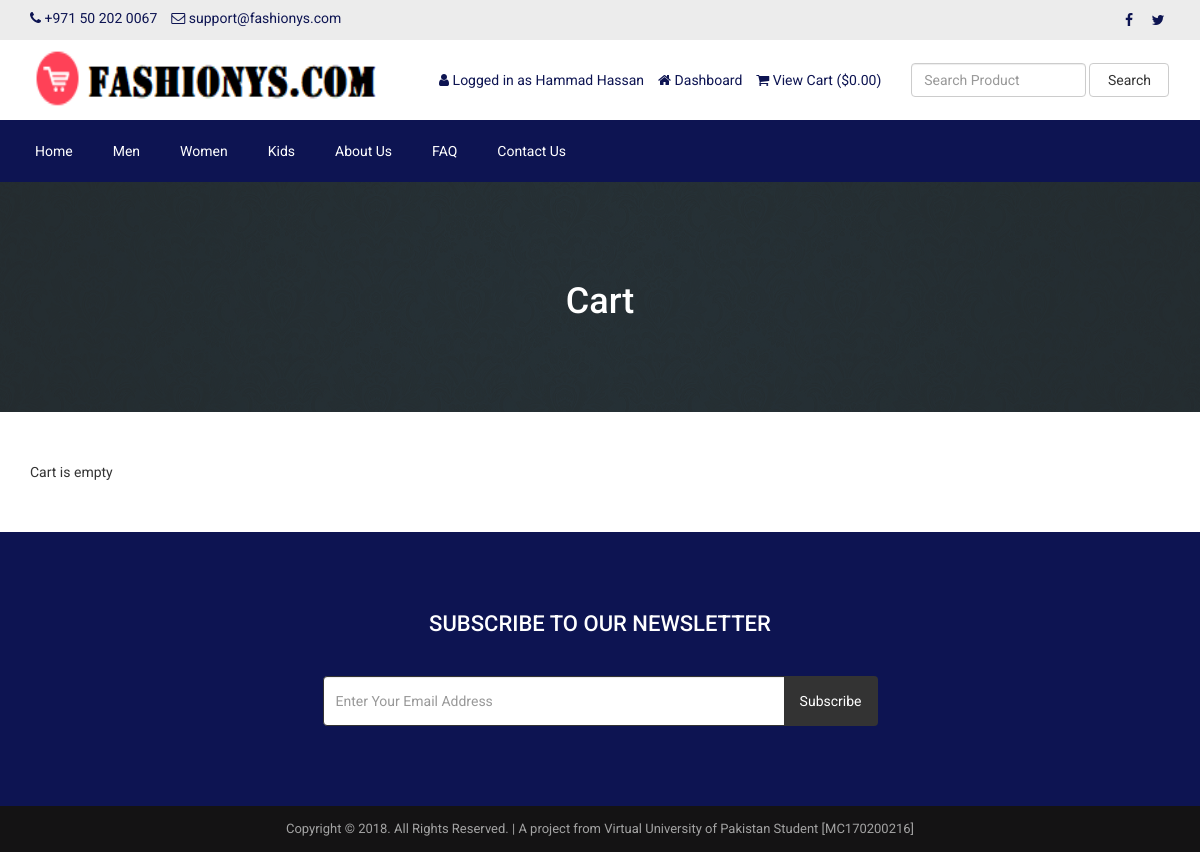
Screenshot of /cart.php (signed in) with the database file from the repository.
### tables this page shows
CREATE TABLE `tbl_settings` (
  `id` int(11) NOT NULL,
  `logo` varchar(255) NOT NULL,
  `favicon` varchar(255) NOT NULL,
  `footer_about` text NOT NULL,
  `footer_copyright` text NOT NULL,
  `contact_address` text NOT NULL,
  `contact_email` varchar(255) NOT NULL,
  `contact_phone` varchar(255) NOT NULL,
  `contact_fax` varchar(255) NOT NULL,
  `contact_map_iframe` text NOT NULL,
  `receive_email` varchar(255) NOT NULL,
  `receive_email_subject` varchar(255) NOT NULL,
  `receive_email_thank_you_message` text NOT NULL,
  `forget_password_message` text NOT NULL,
  `total_recent_post_footer` int(10) NOT NULL,
  `total_popular_post_footer` int(10) NOT NULL,
  `total_recent_post_sidebar` int(11) NOT NULL,
  `total_popular_post_sidebar` int(11) NOT NULL,
  `total_featured_product_home` int(11) NOT NULL,
  `total_latest_product_home` int(11) NOT NULL,
  `total_popular_product_home` int(11) NOT NULL,
  `meta_title_home` text NOT NULL,
  `meta_keyword_home` text NOT NULL,
  `meta_description_home` text NOT NULL,
  `banner_login` varchar(255) NOT NULL,
  `banner_registration` varchar(255) NOT NULL,
  `banner_forget_password` varchar(255) NOT NULL,
  `banner_reset_password` varchar(255) NOT NULL,
  `banner_search` varchar(255) NOT NULL,
  `banner_cart` varchar(255) NOT NULL,
  `banner_checkout` varchar(255) NOT NULL,
  `banner_product_category` varchar(255) NOT NULL,
  `banner_blog` varchar(255) NOT NULL,
  `cta_title` varchar(255) NOT NULL,
  `cta_content` text NOT NULL,
  `cta_read_more_text` varchar(255) NOT NULL,
  `cta_read_more_url` varchar(255) NOT NULL,
  `cta_photo` varchar(255) NOT NULL,
  `featured_product_title` varchar(255) NOT NULL,
  `featured_product_subtitle` varchar(255) NOT NULL,
  `latest_product_title` varchar(255) NOT NULL,
  `latest_product_subtitle` varchar(255) NOT NULL,
  `popular_product_title` varchar(255) NOT NULL,
  `popular_product_subtitle` varchar(255) NOT NULL,
  `testimonial_title` varchar(255) NOT NULL,
  `testimonial_subtitle` varchar(255) NOT NULL,
  `testimonial_photo` varchar(255) NOT NULL,
  `blog_title` varchar(255) NOT NULL,
  `blog_subtitle` varchar(255) NOT NULL,
  `newsletter_text` text NOT NULL,
  `paypal_email` varchar(255) NOT NULL,
  `stripe_public_key` varchar(255) NOT NULL,
  `stripe_secret_key` varchar(255) NOT NULL,
  `bank_detail` text NOT NULL,
  `before_head` text NOT NULL,
  `after_body` text NOT NULL,
  `before_body` text NOT NULL,
  `home_service_on_off` int(11) NOT NULL,
  `home_welcome_on_off` int(11) NOT NULL,
  `home_featured_product_on_off` int(11) NOT NULL,
  `home_latest_product_on_off` int(11) NOT NULL,
  `home_popular_product_on_off` int(11) NOT NULL,
  `home_testimonial_on_off` int(11) NOT NULL,
  `home_blog_on_off` int(11) NOT NULL,
  `newsletter_on_off` int(11) NOT NULL,
  `ads_above_welcome_on_off` int(1) NOT NULL,
  `ads_above_featured_product_on_off` int(1) NOT NULL,
  `ads_above_latest_product_on_off` int(1) NOT NULL,
  `ads_above_popular_product_on_off` int(1) NOT NULL,
  `ads_above_testimonial_on_off` int(1) NOT NULL,
  `ads_category_sidebar_on_off` int(1) NOT NULL
);

CREATE TABLE `tbl_social` (
  `social_id` int(11) NOT NULL,
  `social_name` varchar(30) NOT NULL,
  `social_url` varchar(255) NOT NULL,
  `social_icon` varchar(30) NOT NULL
);

CREATE TABLE `tbl_top_category` (
  `tcat_id` int(11) NOT NULL,
  `tcat_name` varchar(255) NOT NULL,
  `show_on_menu` int(1) NOT NULL
);

CREATE TABLE `tbl_page` (
  `id` int(11) NOT NULL,
  `about_title` varchar(255) NOT NULL,
  `about_content` text NOT NULL,
  `about_banner` varchar(255) NOT NULL,
  `about_meta_title` varchar(255) NOT NULL,
  `about_meta_keyword` text NOT NULL,
  `about_meta_description` text NOT NULL,
  `faq_title` varchar(255) NOT NULL,
  `faq_banner` varchar(255) NOT NULL,
  `faq_meta_title` varchar(255) NOT NULL,
  `faq_meta_keyword` text NOT NULL,
  `faq_meta_description` text NOT NULL,
  `blog_title` varchar(255) NOT NULL,
  `blog_banner` varchar(255) NOT NULL,
  `blog_meta_title` varchar(255) NOT NULL,
  `blog_meta_keyword` text NOT NULL,
  `blog_meta_description` text NOT NULL,
  `contact_title` varchar(255) NOT NULL,
  `contact_banner` varchar(255) NOT NULL,
  `contact_meta_title` varchar(255) NOT NULL,
  `contact_meta_keyword` text NOT NULL,
  `contact_meta_description` text NOT NULL,
  `pgallery_title` varchar(255) NOT NULL,
  `pgallery_banner` varchar(255) NOT NULL,
  `pgallery_meta_title` varchar(255) NOT NULL,
  `pgallery_meta_keyword` text NOT NULL,
  `pgallery_meta_description` text NOT NULL,
  `vgallery_title` varchar(255) NOT NULL,
  `vgallery_banner` varchar(255) NOT NULL,
  `vgallery_meta_title` varchar(255) NOT NULL,
  `vgallery_meta_keyword` text NOT NULL,
  `vgallery_meta_description` text NOT NULL
);

### cart.php (the view, shortened to what this page needs)
<?php require_once('header.php'); ?>
<?php
$statement = $pdo->prepare("SELECT * FROM tbl_settings WHERE id=1");
$statement->execute();
$result = $statement->fetchAll(PDO::FETCH_ASSOC);
foreach ($result as $row) {
    $banner_cart = $row['banner_cart'];
}
?>
<div class="page-banner" style="background-image: url(assets/uploads/<?php echo $banner_cart; ?>)">
    <div class="overlay"></div>
    <div class="page-banner-inner">
        <h1><?php echo LANG_VALUE_18; ?></h1>
    </div>
</div>
<div class="page">
	<div class="container">
		<div class="row">
			<div class="col-md-12">
                <?php if(!isset($_SESSION['cart_p_id'])): ?>
                    <?php echo 'Cart is empty'; ?>
                <?php endif; ?>
			</div>
		</div>
	</div>
</div>
<?php require_once('footer.php'); ?>

### header.php (shortened to what this page needs)
<?php
include("admin/inc/config.php");
$statement = $pdo->prepare("SELECT * FROM tbl_settings WHERE id=1");
$statement->execute();
$result = $statement->fetchAll(PDO::FETCH_ASSOC);
foreach ($result as $row)
{
	$logo = $row['logo'];
	$contact_email = $row['contact_email'];
	$contact_phone = $row['contact_phone'];
}
?>
<!DOCTYPE html>
<html lang="en">
<head>
	<link rel="stylesheet" href="assets/css/bootstrap.min.css">
	<link rel="stylesheet" href="assets/css/font-awesome.min.css">
	<link rel="stylesheet" href="assets/css/owl.carousel.min.css">
	<link rel="stylesheet" href="assets/css/owl.theme.default.min.css">
	<link rel="stylesheet" href="assets/css/jquery.bxslider.min.css">
    <link rel="stylesheet" href="assets/css/magnific-popup.css">
    <link rel="stylesheet" href="assets/css/rating.css">
	<link rel="stylesheet" href="assets/css/spacing.css">
	<link rel="stylesheet" href="assets/css/bootstrap-touch-slider.css">
	<link rel="stylesheet" href="assets/css/animate.min.css">
	<link rel="stylesheet" href="assets/css/tree-menu.css">
	<link rel="stylesheet" href="assets/css/select2.min.css">
	<link rel="stylesheet" href="assets/css/main.css">
	<link rel="stylesheet" href="assets/css/responsive.css">
	<?php
	$statement = $pdo->prepare("SELECT * FROM tbl_page WHERE id=1");
	$statement->execute();
	$result = $statement->fetchAll(PDO::FETCH_ASSOC);
		?>
</head>
<body>
<div class="top">
	<div class="container">
		<div class="row">
			<div class="col-md-6 col-sm-6 col-xs-12">
				<div class="left">
					<ul>
						<li><i class="fa fa-phone"></i> <?php echo $contact_phone; ?></li>
						<li><i class="fa fa-envelope-o"></i> <?php echo $contact_email; ?></li>
					</ul>
				</div>
			</div>
			<div class="col-md-6 col-sm-6 col-xs-12">
				<div class="right">
					<ul>
						<?php
						$statement = $pdo->prepare("SELECT * FROM tbl_social");
						$statement->execute();
						$result = $statement->fetchAll(PDO::FETCH_ASSOC);
						foreach ($result as $row) {
							?>
							<?php if($row['social_url'] != ''): ?>
							<li><a href="<?php echo $row['social_url']; ?>"><i class="<?php echo $row['social_icon']; ?>"></i></a></li>
							<?php endif; ?>
							<?php
						}
						?>
					</ul>
				</div>
			</div>
		</div>
	</div>
</div>
<div class="header">
	<div class="container">
		<div class="row inner">
			<div class="col-md-4 logo">
				<a href="index.php"><img src="assets/uploads/<?php echo $logo; ?>" alt="logo image"></a>
			</div>
			<div class="col-md-5 right">
				<ul>
					<?php
					if(isset($_SESSION['customer'])) {
						?>
						<li><i class="fa fa-user"></i> <?php echo LANG_VALUE_13; ?> <?php echo $_SESSION['customer']['cust_name']; ?></li>
						<li><a href="dashboard.php"><i class="fa fa-home"></i> <?php echo LANG_VALUE_89; ?></a></li>
						<?php
					} else {
						?>
						<li><a href="login.php"><i class="fa fa-sign-in"></i> <?php echo LANG_VALUE_9; ?></a></li>
						<li><a href="registration.php"><i class="fa fa-user-plus"></i> <?php echo LANG_VALUE_15; ?></a></li>
						<?php
					}
					?>
					<li><a href="cart.php"><i class="fa fa-shopping-cart"></i> <?php echo LANG_VALUE_19; ?> (<?php echo LANG_VALUE_1; ?><?php
					if(isset($_SESSION['cart_p_id'])) {
						$table_total_price = 0;
						$i=0;
	                    foreach($_SESSION['cart_p_qty'] as $key => $value)
	                    {
	                        $i++;
	                        $arr_cart_p_qty[$i] = $value;
	                    }                    $i=0;
	                    foreach($_SESSION['cart_p_current_price'] as $key => $value)
	                    {
	                        $i++;
	                        $arr_cart_p_current_price[$i] = $value;
	                    }
	                    for($i=1;$i<=count($arr_cart_p_qty);$i++) {
	                    	$row_total_price = $arr_cart_p_current_price[$i]*$arr_cart_p_qty[$i];
	                        $table_total_price = $table_total_price + $row_total_price;
	                    }
						echo $table_total_price;
					} else {
						echo '0.00';
					}
					?>)</a></li>
				</ul>
			</div>
			<div class="col-md-3 search-area">
				<form class="navbar-form navbar-left" role="search" action="search-result.php" method="get">
					<div class="form-group">
						<input type="text" class="form-control search-top" placeholder="<?php echo LANG_VALUE_2; ?>" name="search_text">
					</div>
					<button type="submit" class="btn btn-default"><?php echo LANG_VALUE_3; ?></button>
				</form>
			</div>
		</div>
	</div>
</div>
<div class="nav">
	<div class="container">
		<div class="row">
			<div class="col-md-12 pl_0 pr_0">
				<div class="menu-container">
					<div class="menu">
						<ul>
							<li><a href="index.php">Home</a></li>
							<?php
							$statement = $pdo->prepare("SELECT * FROM tbl_top_category WHERE show_on_menu=1");
							$statement->execute();
							$result = $statement->fetchAll(PDO::FETCH_ASSOC);
							foreach ($result as $row) {
								?>
								<li><a href="product-category.php?id=<?php echo $row['tcat_id']; ?>&type=top-category"><?php echo $row['tcat_name']; ?></a>
								</li>
								<?php
							}
							?>
							<?php
							$statement = $pdo->prepare("SELECT * FROM tbl_page WHERE id=1");
							$statement->execute();
							$result = $statement->fetchAll(PDO::FETCH_ASSOC);
							foreach ($result as $row) {
								$about_title = $row['about_title'];
								$faq_title = $row['faq_title'];
								$contact_title = $row['contact_title'];
							}
							?>
							<li><a href="about.php"><?php echo $about_title; ?></a></li>
							<li><a href="faq.php"><?php echo $faq_title; ?></a></li>
							<li><a href="contact.php"><?php echo $contact_title; ?></a></li>
						</ul>
					</div>
				</div>
			</div>
		</div>
	</div>
</div>

### footer.php (shortened to what this page needs)
<?php
$statement = $pdo->prepare("SELECT * FROM tbl_settings WHERE id=1");
$statement->execute();
$result = $statement->fetchAll(PDO::FETCH_ASSOC);
foreach ($result as $row)
{
	$footer_copyright = $row['footer_copyright'];
    $newsletter_on_off = $row['newsletter_on_off'];
}
?>
<?php if($newsletter_on_off == 1): ?>
<section class="home-newsletter">
	<div class="container">
		<div class="row">
			<div class="col-md-6 col-md-offset-3">
				<div class="single">
				<form action="" method="post">
					<h2><?php echo LANG_VALUE_93; ?></h2>
					<div class="input-group">
			        	<input type="email" class="form-control" placeholder="<?php echo LANG_VALUE_95; ?>" name="email_subscribe">
			         	<span class="input-group-btn">
			         	<button class="btn btn-theme" type="submit" name="form_subscribe"><?php echo LANG_VALUE_92; ?></button>
			         	</span>
			        </div>
				</div>
			</div>
		</div>
	</div>
</section>
<?php endif; ?>
<div class="footer-bottom">
	<div class="container">
		<div class="row">
			<div class="col-md-12 copyright">
				<?php echo $footer_copyright; ?>
			</div>
		</div>
	</div>
</div>
</body>
</html>

### assets/css/main.css (style rules this page uses)
* { margin: 0; padding: 0; }
body { font-family: 'Roboto', sans-serif; font-size: 14px; }
h1, h2, h3, h4, h5, h6 { font-family: 'Roboto', sans-serif; }
a { text-decoration: none; }
.top { width: 100%; height: 40px; background: #ececec; }
.top .left { float: left; }
.top .left ul { padding-top: 8px; }
.top .left ul li { list-style-type: none; float: left; margin-right: 14px; color: #0d1452; }
.top .left ul li i { color: #0d1452; }
.top .right { float: right; }
.top .right ul { padding-top: 8px; }
.top .right ul li { list-style-type: none; float: left; margin-left: 5px; }
.top .right ul li a { color: #0d1452; width: 24px; height: 24px; line-height: 24px; text-align: center; border-radius: 50%; display: block; transition: all 0.4s ease; }
.header { width: 100%; height: auto; background: #fff; }
.header .inner { height: auto; display: table; }
.header .logo { float: none; display: table-cell; vertical-align: middle; }
.header .logo img { max-width: 100%; height: 80px; }
.header .navbar-form .form-control { width: 300px; }
.header .search-area { float: none; display: table-cell; vertical-align: middle; }
.header .search-area .form-group { width: calc(100% - 84px); }
.header .search-area button { width: 80px; }
.header .search-area form { width: 100%; }
.header .right { float: none; display: table-cell; vertical-align: middle; padding-right: 0; }
.header .right ul { float: right; margin-bottom: 0; }
.header .right ul li { list-style-type: none; float: left; margin-left: 14px; color: #0d1452; }
.header .right ul li a { color: #0d1452; }
.header .navbar-form .search-top { width: 100%; }
.nav { background: #0d1452; }
.menu-container { width: 100%; margin: 0 auto; background: #0d1452; }
.menu-dropdown-icon:before { content: "\f067"; font-family: "FontAwesome"; display: none; cursor: pointer; float: right; padding: 1.5em 2em; background: #fff; color: #333; }
.menu > ul { margin: 0 auto; width: 100%; list-style: none; padding: 0; position: relative; box-sizing: border-box; }
.menu > ul:before, .menu > ul:after { content: ""; display: table; }
.menu > ul:after { clear: both; }
.menu > ul > li { float: left; padding: 0; margin: 0; }
.menu > ul > li a { text-decoration: none; padding: 1.5em 20px; display: block; color: #fff; }
.footer-bottom { width: 100%; height: auto; background: #141314; padding: 14px 0; }
.footer-bottom .copyright { font-size: 13px; color: #a3a3a3; text-align: center; }
.page-banner { width: 100%; height: auto; background-repeat: no-repeat; background-position: center center; -webkit-background-size: cover; background-size: cover; position: relative; padding-top: 80px; padding-bottom: 80px; overflow: hidden; }
.page-banner .overlay { position: absolute; left: 0; top: 0; width: 100%; height: 100%; opacity: 0.7; background: #333; }
.page-banner h1 { color: #fff; text-align: center; z-index: 999; position: relative; }
.page { width: 100%; height: auto; padding-top: 50px; padding-bottom: 50px; }
.home-newsletter { padding: 80px 0; background: #0d1452; }
.home-newsletter .single { max-width: 650px; margin: 0 auto; text-align: center; position: relative; z-index: 2; }
.home-newsletter .single h2 { font-size: 22px; color: white; text-transform: uppercase; margin-bottom: 40px; margin-top: 0; }
.home-newsletter .single .form-control { height: 50px; border-color: #333; outline: none; }
.home-newsletter .single .btn { min-height: 50px; background: #333; color: #fff; padding-left: 15px; padding-right: 15px; }

### assets/css/responsive.css (style rules this page uses)
@media only screen and (min-width: 992px) { .header .inner { width: 100%; } }
@media only screen and (min-width: 992px) { .header .search-area { padding-right: 0; } }
@media only screen and (min-width: 992px) { .header .search-area form { padding-right: 0; } }
@media only screen and (min-width: 992px) { .header .container { padding-right: 0; } }

### rows the page displays
tbl_settings: contact_phone "+971 50 202 0067", contact_email "support@fashionys.com", logo (picture), banner_cart (picture), footer_copyright "Copyright © 2018. All Rights Reserved. | A project from Virtual University of Pakistan Student [MC170200216]"
tbl_top_category: tcat_name "Men"
tbl_top_category: tcat_name "Women"
tbl_top_category: tcat_name "Kids"
tbl_page: about_title "About Us", faq_title "FAQ", contact_title "Contact Us"

### other values shown
LANG_VALUE_13 "Logged in as"
$_SESSION['customer']['cust_name'] "Hammad Hassan"
LANG_VALUE_89 "Dashboard"
LANG_VALUE_19 "View Cart"
LANG_VALUE_1 "$"
LANG_VALUE_3 "Search"
LANG_VALUE_18 "Cart"
LANG_VALUE_93 "SUBSCRIBE TO OUR NEWSLETTER"
LANG_VALUE_92 "Subscribe"
